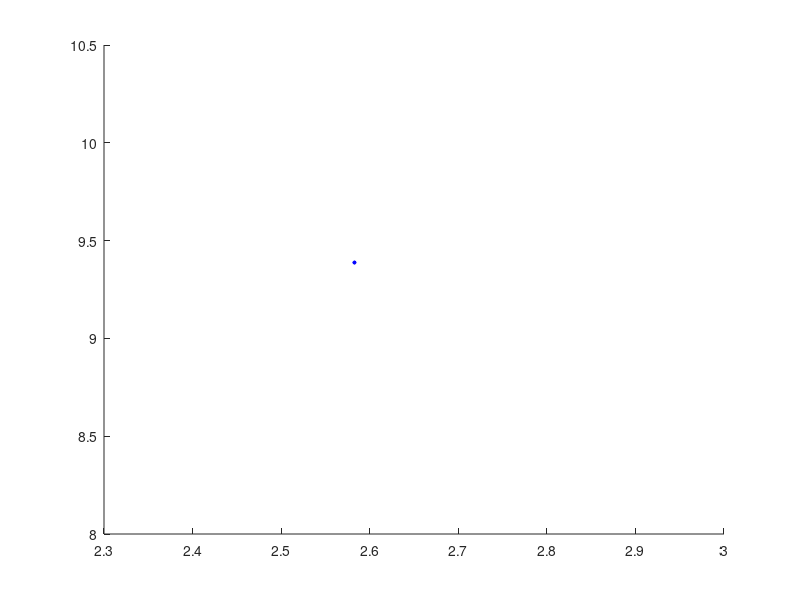

Recreate this plot in MATLAB. (Note: this script raises an error after producing the figure.)
% Respecte als resultats. De moment, et proposo començar amb 'generar'
% escenaris en Matlab. Quelcom tan senzill com definir un àrea rectangular
% de x*y metres, posar un AP al mig i N estacions repartides aleatòriament
% a l'àrea. Un cop tinguis l'escenari, calcula les distàncies entre l'AP
% i cada estació, i calcula la potència rebuda a cada una d'elles.
% Per això pots fer servir un model de propagació com el TMB
% https://arxiv.org/abs/1812.00667

% Et paso aquest parell de funcions. Es una manera senzilla de calcular el 
% throughput d'una estació. Seguint el que et deia ahir, et queda crear la 
% xarxa, per cada estació calcular la distància entre l'AP i ella mateixa, 
% calcular la potència rebuda, escollir el MCS a fer servir, i finalment 
% treure el throughput que pot assolir cada estació. Si proves diferents 
% valors de BW, has de tenir en compte que la potència tx és reparteix en 
% el total d'amplada de banda, que és equivalent a dir que la potència per 
% subcarrier es redueix a la meitat, i que per tant, augmentar el BW pot 
% suposar una reducció del MCS a fer servir.

tic; % timer
clear all; clc; hold on;
i = 1; % iterator
b = 10; h = 10; % base & height
AP = [b/2 h/2]; % central AP
nSTAs = 5; % number of stations
P_tx = 21; % transmitted power by AP in (dBm)
draw = 1; % 1 - to plot the room, 0 - to not plot.

lambda = 2.06;  % attenuation factor
L_o = 54.1200;  % path loss intercept
k = 5.25;       % attenuation of each wall
W = 0.1467;     % average number of traversed walls per meter

coordinates = zeros(nSTAs,2);  % initialize matrix coordinates 
distance = zeros(nSTAs,1);     % initialize array distance
P_rx = zeros(nSTAs,1);         % initialize array received power

while i <= nSTAs
    
    % random position generation of STAs
    j = 1;
    xSTA = rand*b; % x random position
    coordinates(i,j) = xSTA; 
    j = 2;
    while j == 2
        ySTA = rand*h; % y random position 
        coordinates(i,j) = ySTA;
        break;
    end
    if (draw == 1); plot(xSTA, ySTA, "*b", 'MarkerSize', 3); end % plots the STA
    distance(i) = DistanceToAP(AP,coordinates(i,1),coordinates(i,2));
    P_rx = STAPowerReceived(P_tx, distance(i), lambda, L_o, k, W); % received power
    fprintf('The received power is %.4f dBm\n', P_rx);
    i = i+1;
end

if (draw == 1); drawScenario(draw, b, h); end

toc; % timer